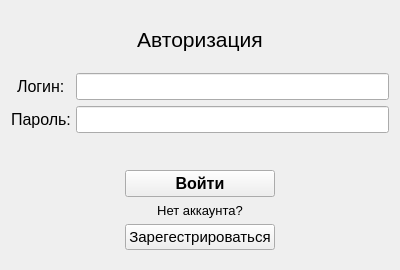
<?xml version="1.0" encoding="UTF-8"?>
<ui version="4.0">
 <class>SignIn</class>
 <widget class="QWidget" name="SignIn">
  <property name="geometry">
   <rect>
    <x>0</x>
    <y>0</y>
    <width>400</width>
    <height>270</height>
   </rect>
  </property>
  <property name="windowTitle">
   <string>Form</string>
  </property>
  <layout class="QVBoxLayout" name="verticalLayout">
   <item>
    <widget class="QLabel" name="label_4">
     <property name="font">
      <font>
       <pointsize>16</pointsize>
      </font>
     </property>
     <property name="text">
      <string>Авторизация</string>
     </property>
     <property name="alignment">
      <set>Qt::AlignCenter</set>
     </property>
    </widget>
   </item>
   <item>
    <layout class="QFormLayout" name="formLayout">
     <property name="fieldGrowthPolicy">
      <enum>QFormLayout::ExpandingFieldsGrow</enum>
     </property>
     <property name="labelAlignment">
      <set>Qt::AlignCenter</set>
     </property>
     <property name="formAlignment">
      <set>Qt::AlignCenter</set>
     </property>
     <property name="horizontalSpacing">
      <number>0</number>
     </property>
     <property name="leftMargin">
      <number>0</number>
     </property>
     <property name="topMargin">
      <number>0</number>
     </property>
     <property name="rightMargin">
      <number>0</number>
     </property>
     <property name="bottomMargin">
      <number>0</number>
     </property>
     <item row="0" column="0">
      <widget class="QLabel" name="label_5">
       <property name="font">
        <font>
         <pointsize>12</pointsize>
        </font>
       </property>
       <property name="text">
        <string>Логин: </string>
       </property>
      </widget>
     </item>
     <item row="0" column="1">
      <widget class="QLineEdit" name="Llog">
       <property name="font">
        <font>
         <pointsize>12</pointsize>
        </font>
       </property>
       <property name="alignment">
        <set>Qt::AlignLeading|Qt::AlignLeft|Qt::AlignVCenter</set>
       </property>
      </widget>
     </item>
     <item row="1" column="0">
      <widget class="QLabel" name="label_6">
       <property name="font">
        <font>
         <pointsize>12</pointsize>
        </font>
       </property>
       <property name="text">
        <string>Пароль: </string>
       </property>
      </widget>
     </item>
     <item row="1" column="1">
      <widget class="QLineEdit" name="Lpass">
       <property name="font">
        <font>
         <pointsize>12</pointsize>
        </font>
       </property>
       <property name="alignment">
        <set>Qt::AlignLeading|Qt::AlignLeft|Qt::AlignVCenter</set>
       </property>
      </widget>
     </item>
    </layout>
   </item>
   <item>
    <widget class="QLabel" name="labelError">
     <property name="minimumSize">
      <size>
       <width>0</width>
       <height>25</height>
      </size>
     </property>
     <property name="maximumSize">
      <size>
       <width>16777215</width>
       <height>25</height>
      </size>
     </property>
     <property name="font">
      <font>
       <pointsize>10</pointsize>
       <weight>50</weight>
       <bold>false</bold>
      </font>
     </property>
     <property name="styleSheet">
      <string notr="true">QLabel { color: rgb(200, 0, 0); } </string>
     </property>
     <property name="text">
      <string/>
     </property>
     <property name="textFormat">
      <enum>Qt::RichText</enum>
     </property>
     <property name="alignment">
      <set>Qt::AlignCenter</set>
     </property>
    </widget>
   </item>
   <item>
    <layout class="QGridLayout" name="gridLayout" columnstretch="0" columnminimumwidth="0">
     <property name="leftMargin">
      <number>0</number>
     </property>
     <property name="topMargin">
      <number>0</number>
     </property>
     <property name="rightMargin">
      <number>0</number>
     </property>
     <property name="bottomMargin">
      <number>9</number>
     </property>
     <item row="3" column="0">
      <widget class="QPushButton" name="registr">
       <property name="minimumSize">
        <size>
         <width>150</width>
         <height>0</height>
        </size>
       </property>
       <property name="maximumSize">
        <size>
         <width>150</width>
         <height>16777215</height>
        </size>
       </property>
       <property name="font">
        <font>
         <pointsize>11</pointsize>
        </font>
       </property>
       <property name="cursor">
        <cursorShape>PointingHandCursor</cursorShape>
       </property>
       <property name="text">
        <string>Зарегестрироваться</string>
       </property>
      </widget>
     </item>
     <item row="1" column="0">
      <widget class="QLabel" name="label">
       <property name="font">
        <font>
         <pointsize>10</pointsize>
        </font>
       </property>
       <property name="text">
        <string>Нет аккаунта?</string>
       </property>
       <property name="alignment">
        <set>Qt::AlignCenter</set>
       </property>
      </widget>
     </item>
     <item row="0" column="0">
      <widget class="QPushButton" name="sign">
       <property name="minimumSize">
        <size>
         <width>100</width>
         <height>0</height>
        </size>
       </property>
       <property name="maximumSize">
        <size>
         <width>150</width>
         <height>16777215</height>
        </size>
       </property>
       <property name="font">
        <font>
         <pointsize>12</pointsize>
         <weight>75</weight>
         <bold>true</bold>
        </font>
       </property>
       <property name="cursor">
        <cursorShape>PointingHandCursor</cursorShape>
       </property>
       <property name="layoutDirection">
        <enum>Qt::LeftToRight</enum>
       </property>
       <property name="text">
        <string>Войти</string>
       </property>
      </widget>
     </item>
    </layout>
   </item>
  </layout>
 </widget>
 <resources/>
 <connections/>
</ui>
